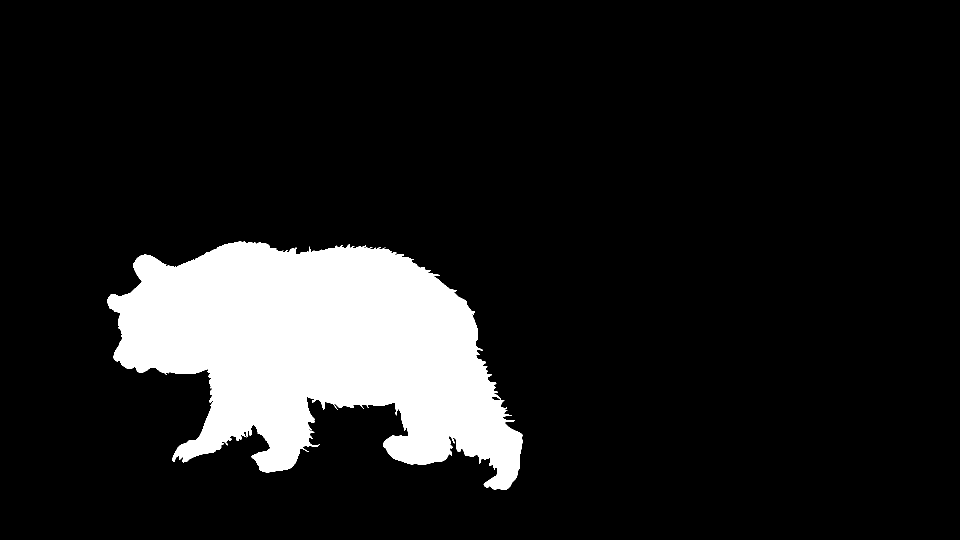
#> input picture 00000.png, 1920 x 1080 px (shown at 1/2 size)
$ python contours_moments.py
#> lines starting #> are read from the running program, lines starting #| are printed output that depends on the picture; after the words box and inside, x2 and y2 are one past the last pixel; in counts of white or black regions, pixels touching at a corner belong together; long printed decimals are rounded
"""
A set of functions that use OpenCV to return the contours, Hu Moments, area and perimeter of a shape.
Or display a bounding box around it.
Author: Nic C
"""


import cv2 as cv
import matplotlib.pyplot as plt
import numpy as np
from skimage.measure import find_contours


# [49 lines left out: functions get_contours_shifted, get_contours, not called in this run]


def get_moments(cnts):
    """Returns the HU moments of a shape given a CV2 contour arary """
    return cv.moments(cnts)


def centroid(moments):
    """Returns the x and y centre positions given a cv contour array
     Calculated as Cx=M(10)/M(00) and Cy=M(01)M(00)"""
    M = moments
    cx, cy = int(M['m10'] / M['m00']), int(M['m01'] / M['m00'])
    return cx, cy


def cont_area(cnts):
    """ Given a cv contour array , Returns the area bound by the contours """
    return cv.contourArea(cnts)


def disp_bound_box(img, cnts, rotated=True):
    """Returns the bounding box coordinates for a given contour array.
    Rotated option returns  a bb that has minimal area
    Otherwise the BB will span across the widest points"""
    if rotated:
        rect = cv.minAreaRect(cnts)
        box = cv.boxPoints(rect)
        box = np.int0(box)
        cv.drawContours(img, [box], 0, (0, 0, 255), 2)
    else:
        x, y, w, h = cv.boundingRect(cnts)
        cv.rectangle(img, (x, y), (x + w, y + h), (0, 255, 0), 2)
    plt.imshow(img)
    plt.show()


def perimeter(cnts):
    """Given the contours of a shape returns the length of the perimeter"""
    return cv.arcLength(cnts, True)


if __name__ == '__main__':

    # load the image HxWxC for contour overlay
    img_matte = cv.imread('00000.png')
#> img_matte is the input picture: shape (1080, 1920, 3); 12% white; 1 white region, box (x1, y1, x2, y2) and area: (215, 482, 1045, 980) 249008
    bound_th = 0.8
    # load the image as HxW
    im = cv.imread('00000.png', cv.CV_8UC1)
#> im: shape (1080, 1920); 12% white; 1 white region
    ret, thresh = cv.threshold(im, int(bound_th * 255), 255, 0)
#> ret = 204
    contours, hierarchy = cv.findContours(thresh, cv.RETR_TREE, cv.CHAIN_APPROX_SIMPLE)
#> contours = 3 contours, 2 with area under 20; largest, box (x1, y1, x2, y2) and area: (215, 482, 1045, 980) 247054

    # Draw contours
    cv.drawContours(img_matte, contours, -1, (0, 255, 0), 1)
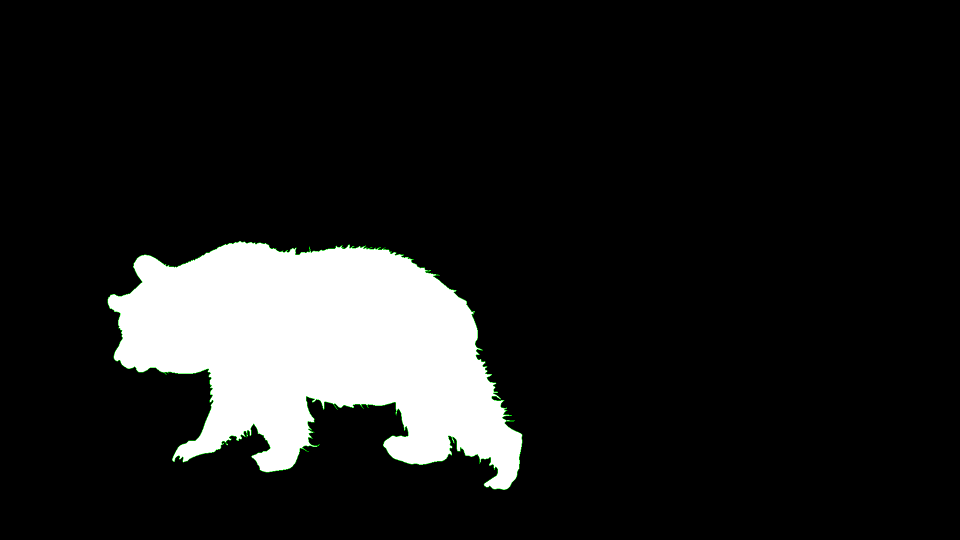
#> img_matte: shape (1080, 1920, 3) (shown at 1/2 size); 0.19% of pixels changed, all inside (x1, y1, x2, y2) = (215, 482, 1045, 980)
    print(thresh.shape)
#| (1080, 1920)

    cv.imshow('Contours', im)

    plt.imshow(img_matte)
    plt.show()

    cnt = contours[0]
#> cnt = contour of 2089 points, box (x1, y1, x2, y2) (215, 482, 1045, 980), area 247054
    M = cv.moments(cnt)
#> M = moments, m00 247054, centre m10/m00, m01/m00 = (635.8, 698.9)
    print(M)
#> (printed output is left out)

    print(f"area = {cont_area(contours[0])}\n",
          f"Centroids = {centroid(get_moments(contours[0]))}\n",
          f"Perimeter length {perimeter(contours[0])}")
#> in centroid, `cx, cy = int(M['m10'] / M['m00']), int(M['m01'] / M['m00'])`: cx = 635; cy = 698
#| area = 247054.0
#|  Centroids = (635, 698)
#|  Perimeter length 4549.889
    disp_bound_box(img_matte, contours[0], rotated=True)
#> in disp_bound_box, `rect = cv.minAreaRect(cnts)`: rect = ((631.3, 717.5), (466.6, 848.1), -85.74)
#> in disp_bound_box, `box = cv.boxPoints(rect)`: box = [[1036.9, 981.7], [191.1, 918.7], [225.8, 453.3], [1071.6, 516.4]]
#> in disp_bound_box, `box = np.int0(box)`: box = [[1036, 981], [191, 918], [225, 453], [1071, 516]]
